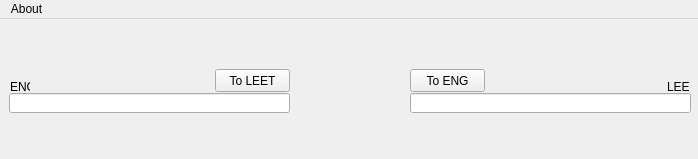
<?xml version="1.0" encoding="UTF-8"?>
<ui version="4.0">
 <class>MainWindow</class>
 <widget class="QMainWindow" name="MainWindow">
  <property name="enabled">
   <bool>true</bool>
  </property>
  <property name="geometry">
   <rect>
    <x>0</x>
    <y>0</y>
    <width>698</width>
    <height>159</height>
   </rect>
  </property>
  <property name="minimumSize">
   <size>
    <width>698</width>
    <height>159</height>
   </size>
  </property>
  <property name="maximumSize">
   <size>
    <width>698</width>
    <height>159</height>
   </size>
  </property>
  <property name="windowTitle">
   <string>LeetTrnsltr</string>
  </property>
  <property name="locale">
   <locale language="English" country="UnitedStates"/>
  </property>
  <widget class="QWidget" name="centralWidget">
   <widget class="QLabel" name="label_eng">
    <property name="geometry">
     <rect>
      <x>10</x>
      <y>60</y>
      <width>20</width>
      <height>16</height>
     </rect>
    </property>
    <property name="text">
     <string>ENG</string>
    </property>
   </widget>
   <widget class="QLineEdit" name="lineEdit_eng">
    <property name="geometry">
     <rect>
      <x>9</x>
      <y>74</y>
      <width>281</width>
      <height>20</height>
     </rect>
    </property>
    <property name="minimumSize">
     <size>
      <width>0</width>
      <height>0</height>
     </size>
    </property>
    <property name="text">
     <string/>
    </property>
    <property name="frame">
     <bool>true</bool>
    </property>
    <property name="alignment">
     <set>Qt::AlignLeading|Qt::AlignLeft|Qt::AlignTop</set>
    </property>
    <property name="placeholderText">
     <string/>
    </property>
   </widget>
   <widget class="QLineEdit" name="lineEdit_leet">
    <property name="geometry">
     <rect>
      <x>410</x>
      <y>74</y>
      <width>281</width>
      <height>20</height>
     </rect>
    </property>
    <property name="minimumSize">
     <size>
      <width>0</width>
      <height>0</height>
     </size>
    </property>
    <property name="frame">
     <bool>true</bool>
    </property>
    <property name="alignment">
     <set>Qt::AlignLeading|Qt::AlignLeft|Qt::AlignTop</set>
    </property>
    <property name="dragEnabled">
     <bool>false</bool>
    </property>
   </widget>
   <widget class="QLabel" name="label_leet">
    <property name="geometry">
     <rect>
      <x>667</x>
      <y>60</y>
      <width>23</width>
      <height>16</height>
     </rect>
    </property>
    <property name="text">
     <string>LEET</string>
    </property>
   </widget>
   <widget class="QPushButton" name="button_toLeet">
    <property name="geometry">
     <rect>
      <x>215</x>
      <y>50</y>
      <width>75</width>
      <height>23</height>
     </rect>
    </property>
    <property name="text">
     <string>To LEET</string>
    </property>
   </widget>
   <widget class="QPushButton" name="button_toEng">
    <property name="geometry">
     <rect>
      <x>410</x>
      <y>50</y>
      <width>75</width>
      <height>23</height>
     </rect>
    </property>
    <property name="text">
     <string>To ENG</string>
    </property>
   </widget>
  </widget>
  <widget class="QMenuBar" name="menuBar">
   <property name="geometry">
    <rect>
     <x>0</x>
     <y>0</y>
     <width>698</width>
     <height>21</height>
    </rect>
   </property>
   <widget class="QMenu" name="menuAbout">
    <property name="title">
     <string>About</string>
    </property>
    <addaction name="actionAbout_LeetTrnsltr"/>
   </widget>
   <addaction name="menuAbout"/>
  </widget>
  <action name="actionAbout_LeetTrnsltr">
   <property name="text">
    <string>About LeetTrnsltr</string>
   </property>
  </action>
 </widget>
 <layoutdefault spacing="6" margin="11"/>
 <resources/>
 <connections/>
</ui>
